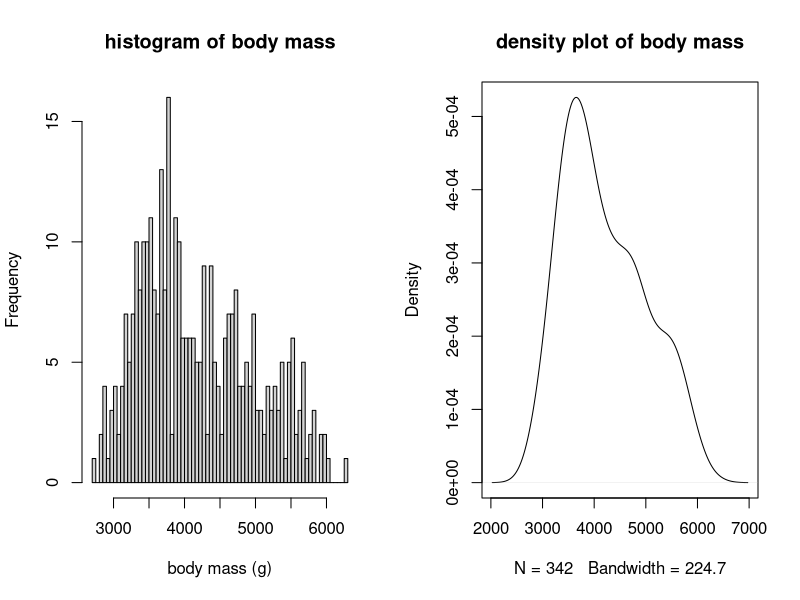
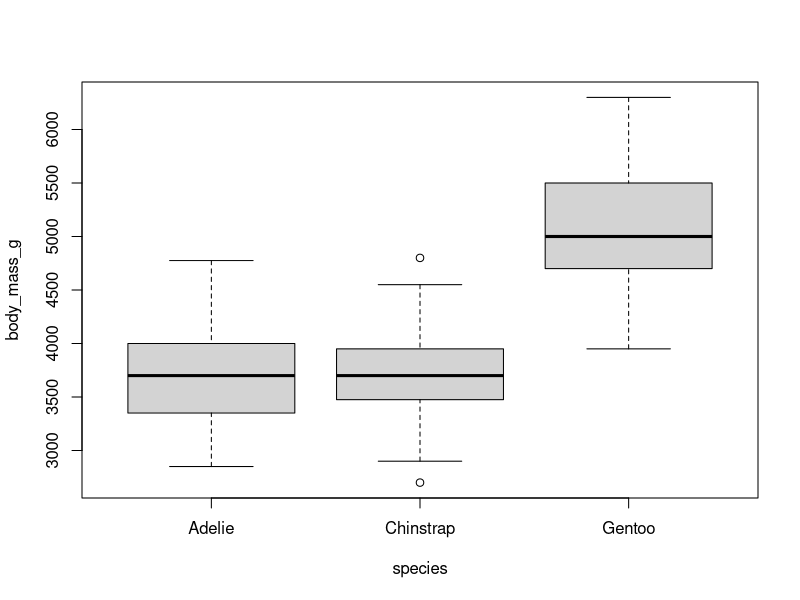
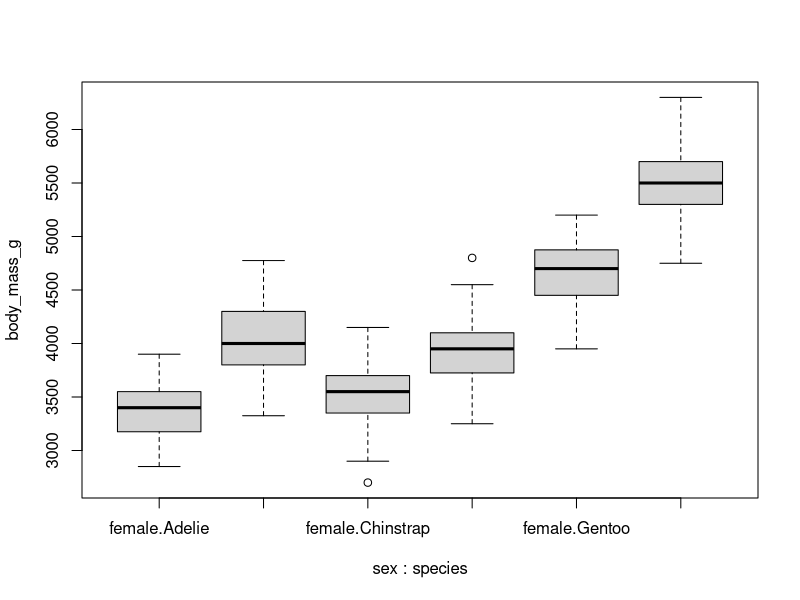
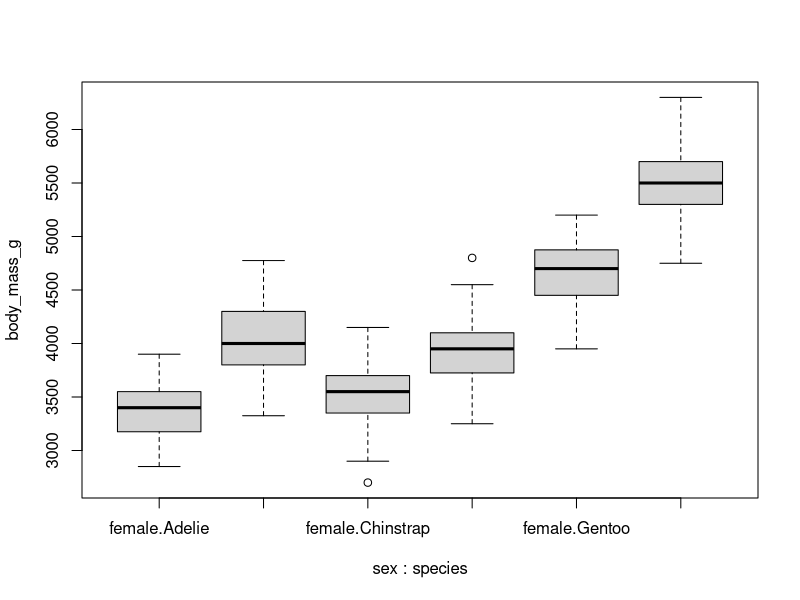

Source code (R) for these figures, in order:
## ---- chunk 1
require(palmerpenguins)
t.test(subset(penguins, species == "Gentoo")$flipper_length_mm) # equal to zero?

t.test(x = subset(penguins, species == "Gentoo")$flipper_length_mm, mu = 218) # equal to 218?

t.test(x = subset(penguins, species == "Gentoo")$flipper_length_mm, mu = 218, alternative = "less") # less than 218?
## ---- chunk 2
t.test(flipper_length_mm ~ species, data = subset(penguins, species != "Chinstrap")) # diff between Adelie and Gentoo?
## ---- chunk 3
# perform data exploration
# fit a model using lm()
# examine model coefficient table using summary()
# conduct analysis of variance using anova()


# response variable = body mass (continuous variable on a ratio scale)
# predictor variable = species (categorical variable on a nominal scale)

# graphical data exploration
par(mfrow = c(1, 2))
hist(penguins$body_mass_g, breaks = 80, main = "histogram of body mass", xlab = "body mass (g)")
plot(density(penguins$body_mass_g, na.rm = TRUE), main = "density plot of body mass") # not normal

dev.off()
require(palmerpenguins)
boxplot(body_mass_g ~ species, data = penguins)


# are within group data normally distributed?
dat_chinstrap = subset(penguins, species == "Chinstrap")
mean(dat_chinstrap$body_mass_g, na.rm = TRUE)
shapiro.test(dat_chinstrap$body_mass_g)

aggregate(body_mass_g ~ species * sex, data = penguins, FUN = mean) # this is a useful function

# FIT A LINEAR MODEL
fit_species = lm(body_mass_g ~ species, data = penguins)
summary(fit_species)

# CONDUCT ANOVA
anova(fit_species)
## ---- chunk 4
boxplot(body_mass_g ~ sex * species, data = penguins)

fit_both <- lm(body_mass_g ~ sex * species, data = penguins)

summary(fit_both)
anova(fit_both)
## ---- chunk 5
boxplot(body_mass_g ~ sex * species, data = penguins)

fit_both <- lm(body_mass_g ~ sex * species, data = penguins)

summary(fit_both)
anova(fit_both)
